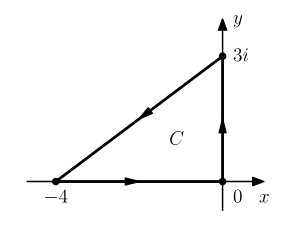

Recreate this plot in Python.
import matplotlib.pyplot as plt
import numpy as np
import math

__author__ = 'ernesto'

plt.rcParams['text.usetex'] = True
plt.rcParams['text.latex.preview'] = True
plt.rcParams['text.latex.preamble'] = [r'\usepackage{amsmath}']


# auxiliar function for plot ticks of equal length in x and y axis despite its scales.
def convert_display_to_data_coordinates(transData, length=10):
    # create a transform which will take from display to data coordinates
    inv = transData.inverted()
    # transform from display coordinates to data coordinates in x axis
    data_coords = inv.transform([(0, 0), (length, 0)])
    # get the length of the segment in data units
    yticks_len = data_coords[1, 0] - data_coords[0, 0]
    # transform from display coordinates to data coordinates in y axis
    data_coords = inv.transform([(0, 0), (0, length)])
    # get the length of the segment in data units
    xticks_len = data_coords[1, 1] - data_coords[0, 1]
    return xticks_len, yticks_len


# valores maximos y minimos de los ejes
xmin = -4.2
xmax = 0.5
ymin = -0.2
ymax = 3.4

# axis parameters
d = 0.5
xmin_ax = xmin - d
xmax_ax = xmax + d
ymin_ax = ymin - d
ymax_ax = ymax + d

# length of the ticks for all subplot (6 pixels)
display_length = 6  # in pixels
# x ticks labels margin
xtm = -0.5
ytm = -0.25
# font size
fontsize = 14

fig = plt.figure(0, figsize=(4, 2.5), frameon=False)
ax = fig.add_subplot(111)

plt.xlim(xmin_ax, xmax_ax)
plt.ylim(ymin_ax, ymax_ax)
plt.gca().set_aspect('equal', adjustable='box')

# horizontal and vertical ticks length
xtl, ytl = convert_display_to_data_coordinates(ax.transData, length=display_length)

# axis arrows
plt.annotate("", xytext=(xmin_ax, 0), xycoords='data', xy=(xmax_ax, 0), textcoords='data',
             arrowprops=dict(width=0.1, headwidth=6, headlength=8, facecolor='black', shrink=0.002))
plt.annotate("", xytext=(0, ymin_ax), xycoords='data', xy=(0, ymax_ax), textcoords='data',
             arrowprops=dict(width=0.1, headwidth=6, headlength=8, facecolor='black', shrink=0.002))

# contorno
plt.plot([-4, 0], [0, 0], color='k', lw=2)
plt.plot([0, 0], [0, 3], color='k', lw=2)
plt.plot([-4, 0], [0, 3], color='k', lw=2)
# puntos z = 0 y z = 2
ms = 9
plt.plot(0, 0, 'k.', ms=ms)
plt.plot(0, 3, 'k.', ms=ms)
plt.plot(-4, 0, 'k.', ms=ms)

# flechas
xa = -2
ya = (3/4) * xa + 3
plt.annotate("", xytext=(xa+0.04, ya+0.03), xycoords='data', xy=(xa, ya), textcoords='data',
             arrowprops=dict(width=0.1, headwidth=5, headlength=10, facecolor='k', edgecolor='k', shrink=0.002),
             zorder=-1)
plt.annotate("", xytext=(xa-0.01, 0), xycoords='data', xy=(xa, 0), textcoords='data',
             arrowprops=dict(width=0.1, headwidth=5, headlength=10, facecolor='k', edgecolor='k', shrink=0.002),
             zorder=-1)
ya = 1.5
plt.annotate("", xytext=(0, ya-0.01), xycoords='data', xy=(0, ya), textcoords='data',
             arrowprops=dict(width=0.1, headwidth=5, headlength=10, facecolor='k', edgecolor='k', shrink=0.002),
             zorder=-1)


# etiquetas de los ejes
plt.text(xmax_ax, xtm, r'$x$', fontsize=fontsize, ha='center', va='baseline')
plt.text(-ytm, ymax_ax, '$y$', fontsize=fontsize, ha='left', va='center')

# etiquetas
plt.text(-ytm, xtm, '$0$', fontsize=fontsize, ha='left', va='baseline')
plt.text(-4, xtm, '$-4$', fontsize=fontsize, ha='center', va='baseline')
plt.text(-ytm, 3, '$3i$', fontsize=fontsize, ha='left', va='center')
plt.text(-1.1, 1, '$C$', fontsize=fontsize, ha='center', va='center')


plt.axis('off')

# save as pdf image
plt.savefig('exercise_47_03.pdf', bbox_inches='tight')

plt.show()
